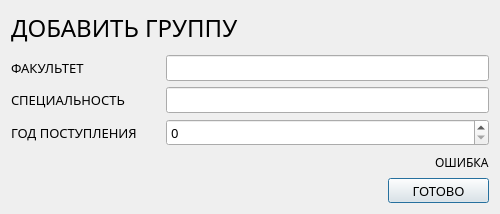
<?xml version="1.0" encoding="UTF-8"?>
<ui version="4.0">
 <class>Dialog</class>
 <widget class="QDialog" name="Dialog">
  <property name="geometry">
   <rect>
    <x>0</x>
    <y>0</y>
    <width>500</width>
    <height>214</height>
   </rect>
  </property>
  <property name="minimumSize">
   <size>
    <width>500</width>
    <height>214</height>
   </size>
  </property>
  <property name="maximumSize">
   <size>
    <width>16777215</width>
    <height>214</height>
   </size>
  </property>
  <property name="windowTitle">
   <string>Dialog</string>
  </property>
  <layout class="QVBoxLayout" name="verticalLayout">
   <item>
    <widget class="QLabel" name="label_head">
     <property name="minimumSize">
      <size>
       <width>0</width>
       <height>30</height>
      </size>
     </property>
     <property name="font">
      <font>
       <family>Google Sans</family>
       <pointsize>18</pointsize>
      </font>
     </property>
     <property name="text">
      <string>ДОБАВИТЬ ГРУППУ</string>
     </property>
    </widget>
   </item>
   <item>
    <spacer name="verticalSpacer">
     <property name="orientation">
      <enum>Qt::Vertical</enum>
     </property>
     <property name="sizeHint" stdset="0">
      <size>
       <width>20</width>
       <height>5</height>
      </size>
     </property>
    </spacer>
   </item>
   <item>
    <layout class="QHBoxLayout" name="horizontalLayout">
     <item>
      <widget class="QLabel" name="label_discipline">
       <property name="minimumSize">
        <size>
         <width>149</width>
         <height>23</height>
        </size>
       </property>
       <property name="maximumSize">
        <size>
         <width>149</width>
         <height>23</height>
        </size>
       </property>
       <property name="font">
        <font>
         <family>Google Sans</family>
         <pointsize>10</pointsize>
        </font>
       </property>
       <property name="text">
        <string>ФАКУЛЬТЕТ</string>
       </property>
      </widget>
     </item>
     <item>
      <widget class="QLineEdit" name="line_edit_faculty">
       <property name="font">
        <font>
         <family>Google Sans</family>
         <pointsize>10</pointsize>
        </font>
       </property>
      </widget>
     </item>
    </layout>
   </item>
   <item>
    <layout class="QHBoxLayout" name="horizontalLayout_2">
     <item>
      <widget class="QLabel" name="label_discipline_2">
       <property name="minimumSize">
        <size>
         <width>149</width>
         <height>23</height>
        </size>
       </property>
       <property name="maximumSize">
        <size>
         <width>149</width>
         <height>23</height>
        </size>
       </property>
       <property name="font">
        <font>
         <family>Google Sans</family>
         <pointsize>10</pointsize>
        </font>
       </property>
       <property name="text">
        <string>СПЕЦИАЛЬНОСТЬ</string>
       </property>
      </widget>
     </item>
     <item>
      <widget class="QLineEdit" name="line_edit_specialty">
       <property name="font">
        <font>
         <family>Google Sans</family>
         <pointsize>10</pointsize>
        </font>
       </property>
      </widget>
     </item>
    </layout>
   </item>
   <item>
    <layout class="QHBoxLayout" name="horizontalLayout_3">
     <item>
      <widget class="QLabel" name="label_discipline_3">
       <property name="minimumSize">
        <size>
         <width>149</width>
         <height>23</height>
        </size>
       </property>
       <property name="maximumSize">
        <size>
         <width>149</width>
         <height>23</height>
        </size>
       </property>
       <property name="font">
        <font>
         <family>Google Sans</family>
         <pointsize>10</pointsize>
        </font>
       </property>
       <property name="text">
        <string>ГОД ПОСТУПЛЕНИЯ</string>
       </property>
      </widget>
     </item>
     <item>
      <widget class="QSpinBox" name="spin_box_year">
       <property name="font">
        <font>
         <family>Google Sans</family>
         <pointsize>10</pointsize>
        </font>
       </property>
      </widget>
     </item>
    </layout>
   </item>
   <item>
    <layout class="QHBoxLayout" name="horizontalLayout_6">
     <item>
      <spacer name="horizontalSpacer_2">
       <property name="orientation">
        <enum>Qt::Horizontal</enum>
       </property>
       <property name="sizeHint" stdset="0">
        <size>
         <width>40</width>
         <height>20</height>
        </size>
       </property>
      </spacer>
     </item>
     <item>
      <widget class="QLabel" name="label_error">
       <property name="minimumSize">
        <size>
         <width>0</width>
         <height>0</height>
        </size>
       </property>
       <property name="font">
        <font>
         <family>Google Sans</family>
         <pointsize>9</pointsize>
        </font>
       </property>
       <property name="text">
        <string>ОШИБКА</string>
       </property>
      </widget>
     </item>
    </layout>
   </item>
   <item>
    <layout class="QHBoxLayout" name="horizontalLayout_5">
     <item>
      <spacer name="horizontalSpacer">
       <property name="orientation">
        <enum>Qt::Horizontal</enum>
       </property>
       <property name="sizeHint" stdset="0">
        <size>
         <width>40</width>
         <height>20</height>
        </size>
       </property>
      </spacer>
     </item>
     <item>
      <widget class="QPushButton" name="button_ok">
       <property name="minimumSize">
        <size>
         <width>101</width>
         <height>23</height>
        </size>
       </property>
       <property name="font">
        <font>
         <family>Google Sans</family>
         <pointsize>10</pointsize>
        </font>
       </property>
       <property name="text">
        <string>ГОТОВО</string>
       </property>
      </widget>
     </item>
    </layout>
   </item>
  </layout>
 </widget>
 <resources/>
 <connections/>
</ui>
